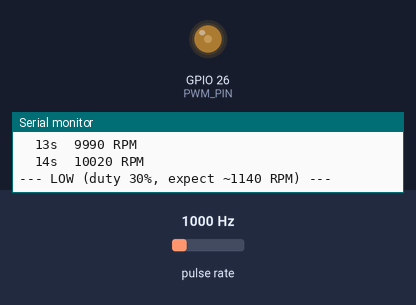
Recording of a sketch running on a simulated ESP32. Parts: output pins drawn as LEDs (lit = HIGH), the last lines printed to the serial monitor. Wiring (inferred from the names in the program): pulse sensor: data GPIO 25. The test bench sets the inputs (shaded band); at power-on: pulse rate 1000 Hz.

Above: at 15.1 s.
At 43.1 s:
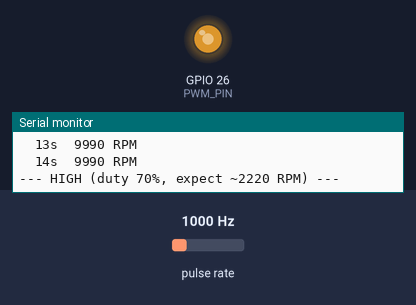
At 57.1 s:
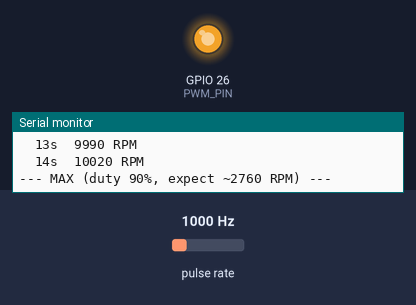
At 71.1 s:
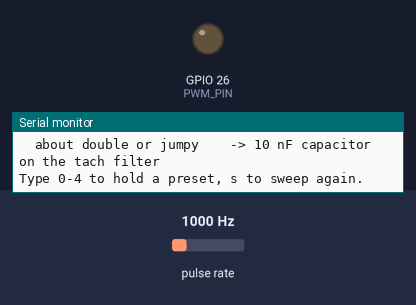
Timing chart, 0 to 72.6 s (numbered marks = the images above):
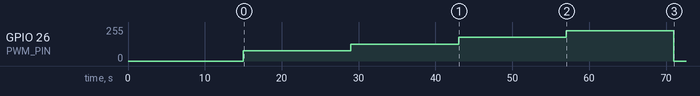

The sketch:

fan_check.ino
```cpp
// Step 4: fan only. PWM=GPIO26, TACH=GPIO25, 12 V supply on, grounds joined. Serial @115200.
// Sweeps OFF..MAX once and prints a verdict per step. Afterwards type 0-4 to hold a
// preset, or s to sweep again.
const uint8_t TACH_PIN = 25, PWM_PIN = 26;
const uint8_t DUTY[5] = { 0, 30, 50, 70, 90 };
const int EXPECT[5] = { 0, 1140, 1680, 2220, 2760 };
const char *NAME[5] = { "OFF", "LOW", "MEDIUM", "HIGH", "MAX" };

volatile uint32_t pulses = 0, lastEdgeUs = 0;
volatile bool tachHigh = true;

// same edge filter as the main firmware
void IRAM_ATTR tachISR() {
  uint32_t now = micros();
  bool high = digitalRead(TACH_PIN);
  if (high != tachHigh && now - lastEdgeUs >= 1000) {
    tachHigh = high;
    lastEdgeUs = now;
    if (!high) pulses++;
  }
}

void setFan(int p) {
  ledcWrite(PWM_PIN, DUTY[p] * 255 / 100);
  Serial.printf("\n--- %s (duty %u%%, expect ~%d RPM) ---\n", NAME[p], DUTY[p], EXPECT[p]);
}

int measure(uint32_t ms) {
  noInterrupts(); pulses = 0; interrupts();
  delay(ms);
  noInterrupts(); uint32_t c = pulses; interrupts();
  return c * (60000UL / ms) / 2;  // 2 pulses per revolution
}

void sweep() {
  int result[5];
  for (int p = 0; p < 5; p++) {
    setFan(p);
    for (int s = 1; s <= 14; s++) {
      result[p] = measure(1000);
      Serial.printf("  %2ds  %d RPM\n", s, result[p]);
    }
  }
  setFan(0);
  Serial.println("\n===== SUMMARY =====");
  for (int p = 0; p < 5; p++) {
    bool ok = p == 0 ? result[p] < 50 : abs(result[p] - EXPECT[p]) <= EXPECT[p] * 0.15;
    Serial.printf("%-7s %5d RPM  %s\n", NAME[p], result[p], ok ? "PASS" : "FAIL");
  }
  Serial.println("If something failed:\n"
                 "  0 RPM, fan spinning      -> tach wire / pull-up / series resistor to GPIO25\n"
                 "  0 RPM, fan not spinning  -> 12 V supply or common ground\n"
                 "  speed never changes      -> PWM wire (GPIO26) or common ground\n"
                 "  about double or jumpy    -> 10 nF capacitor on the tach filter\n"
                 "Type 0-4 to hold a preset, s to sweep again.");
}

void setup() {
  Serial.begin(115200);
  delay(1000);
  ledcAttach(PWM_PIN, 25000, 8);
  ledcWrite(PWM_PIN, 0);
  pinMode(TACH_PIN, INPUT_PULLUP);
  tachHigh = digitalRead(TACH_PIN);
  attachInterrupt(digitalPinToInterrupt(TACH_PIN), tachISR, CHANGE);
  sweep();
}

void loop() {
  static int held = 0;
  while (Serial.available()) {
    char c = Serial.read();
    if (c >= '0' && c <= '4') { held = c - '0'; setFan(held); }
    else if (c == 's') { sweep(); held = 0; }
  }
  Serial.printf("  %s  %d RPM\n", NAME[held], measure(1000));
}
```
